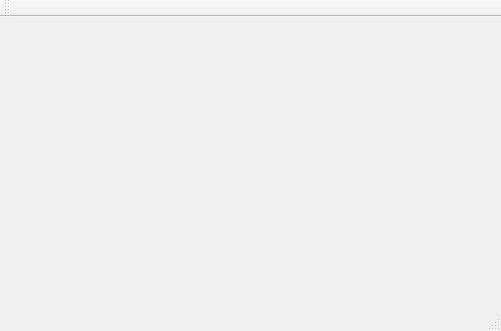
<?xml version="1.0" encoding="UTF-8"?>
<ui version="4.0">
 <class>MainWindow</class>
 <widget class="QMainWindow" name="MainWindow">
  <property name="geometry">
   <rect>
    <x>0</x>
    <y>0</y>
    <width>501</width>
    <height>331</height>
   </rect>
  </property>
  <property name="windowTitle">
   <string>MainWindow</string>
  </property>
  <widget class="QWidget" name="centralWidget">
   <layout class="QHBoxLayout" name="horizontalLayout">
    <item>
     <widget class="PagerWidget" name="widget" native="true"/>
    </item>
   </layout>
  </widget>
  <widget class="QMenuBar" name="menuBar">
   <property name="geometry">
    <rect>
     <x>0</x>
     <y>0</y>
     <width>501</width>
     <height>23</height>
    </rect>
   </property>
  </widget>
  <widget class="QToolBar" name="mainToolBar">
   <attribute name="toolBarArea">
    <enum>TopToolBarArea</enum>
   </attribute>
   <attribute name="toolBarBreak">
    <bool>false</bool>
   </attribute>
  </widget>
  <widget class="QStatusBar" name="statusBar"/>
 </widget>
 <layoutdefault spacing="6" margin="11"/>
 <customwidgets>
  <customwidget>
   <class>PagerWidget</class>
   <extends>QWidget</extends>
   <header>pagerwidget.h</header>
   <container>1</container>
  </customwidget>
 </customwidgets>
 <resources/>
 <connections/>
</ui>
